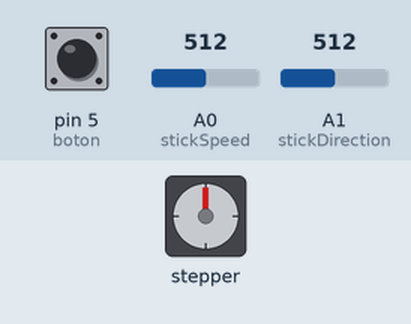
The sketch below on a simulated Arduino Uno, built with avr-gcc and run on an emulated ATmega328P. Parts: stepper motor. Wiring (inferred from the names in the program): stepper motor (2048 steps per turn assumed): coils pin 8, pin 9, pin 10, pin 11. Inputs (shaded band) come from the test bench; at power-on: A1 (stickDirection) = 512, A0 (stickSpeed) = 512, pin 5 (boton) LOW.

Above: at 1.2 s.
1.3 s: A1 (stickDirection) set to 541
2.8 s: A1 (stickDirection) set to 559
At 3.28 s:
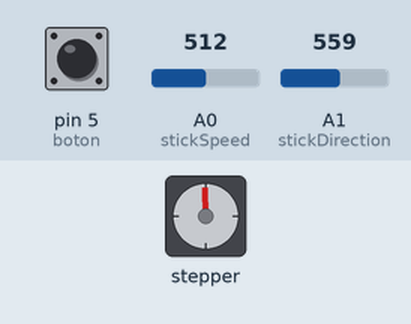
5.8 s: A0 (stickSpeed) set to 1023
At 6.21 s:
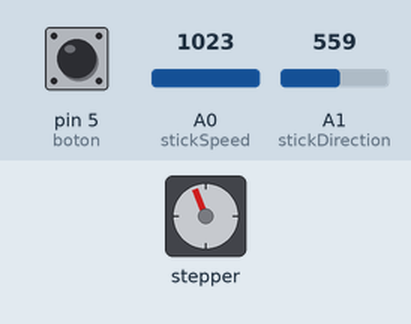
8.8 s: A0 (stickSpeed) set to 900
At 9.3 s:
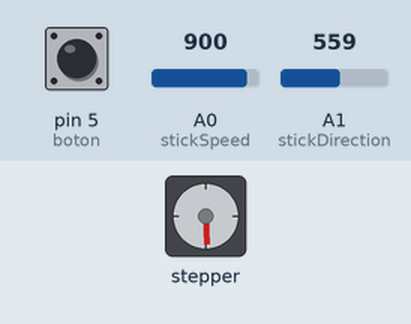
11.8 s: A0 (stickSpeed) set to 440
At 12.43 s:
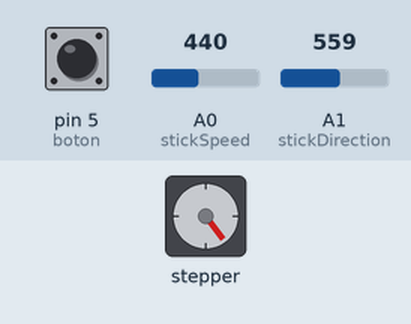
14.8 s: A0 (stickSpeed) set to 716
Timing chart, 0 to 18.8 s (numbered marks = the images above; inputs shaded):
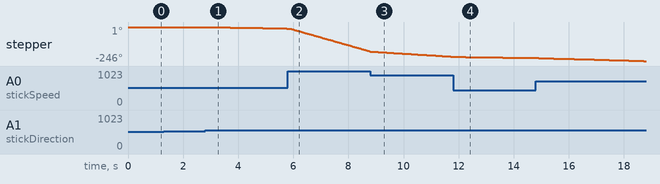

The sketch:

main.ino
```cpp
//control del motor paso a paso con un boton, y con un stick

const byte pin8 = 8;
const byte pin9 = 9;
const byte pin10 = 10;
const byte pin11 = 11;

int direction = 0;
int speed = 0;
int speedUsable = 0;

const byte stickSpeed = A0;
const byte stickDirection = A1;

int boton = 5;
byte estadoBoton = 0;

void setup()
{

  pinMode(pin8, OUTPUT);
  pinMode(pin9, OUTPUT);
  pinMode(pin10, OUTPUT);
  pinMode(pin11, OUTPUT);

  Serial.begin(9600);
}

void loop()
{

  estadoBoton = digitalRead(boton);
  if (estadoBoton == 1)
  {
    rotarMotorIzquierda();
  }

  direction = analogRead(stickDirection);
  speed = analogRead(stickSpeed);
  speedUsable = map(speed, 1023, 0, 3, 100);

  if (direction < 450)
  {
    rotarMotorIzquierda();
  }

  if (direction > 550)
  {
    rotarMotorDerecha();
  }
}

//con esta forma de dar 2 bits se consigue más fuerza
void rotarMotorIzquierda()
{
  controlMotor(1, 1, 0, 0);
  delay(speedUsable);
  controlMotor(0, 1, 1, 0);
  delay(speedUsable);
  controlMotor(0, 0, 1, 1);
  delay(speedUsable);
  controlMotor(1, 0, 0, 1);
  delay(speedUsable);
}

void rotarMotorDerecha()
{
  controlMotor(0, 0, 1, 1);
  delay(speedUsable);
  controlMotor(0, 1, 1, 0);
  delay(speedUsable);
  controlMotor(1, 1, 0, 0);
  delay(speedUsable);
  controlMotor(1, 0, 0, 1);
  delay(speedUsable);
}
/*
void rotarMotorIzquierda(){
  controlMotor(1,0,0,0);
  delay(speedUsable);
  controlMotor(0,1,0,0);
  delay(speedUsable);
  controlMotor(0,0,1,0);
  delay(speedUsable);
  controlMotor(0,0,0,1);
  delay(speedUsable);
}

void rotarMotorDerecha(){
  controlMotor(0,0,0,1);
  delay(speedUsable);
  controlMotor(0,0,1,0);
  delay(speedUsable);
  controlMotor(0,1,0,0);
  delay(speedUsable);
  controlMotor(1,0,0,0);
  delay(speedUsable);
}
*/
void controlMotor(int a, int b, int c, int d)
{
  digitalWrite(pin8, a);
  digitalWrite(pin9, b);
  digitalWrite(pin10, c);
  digitalWrite(pin11, d);
}
```

Measured:
- after the input at 1.3 s, every drawn part: stays the same
- after the input at 2.8 s, stepper: keeps turning counter-clockwise at about 4°/s, starting after 0.36 s
